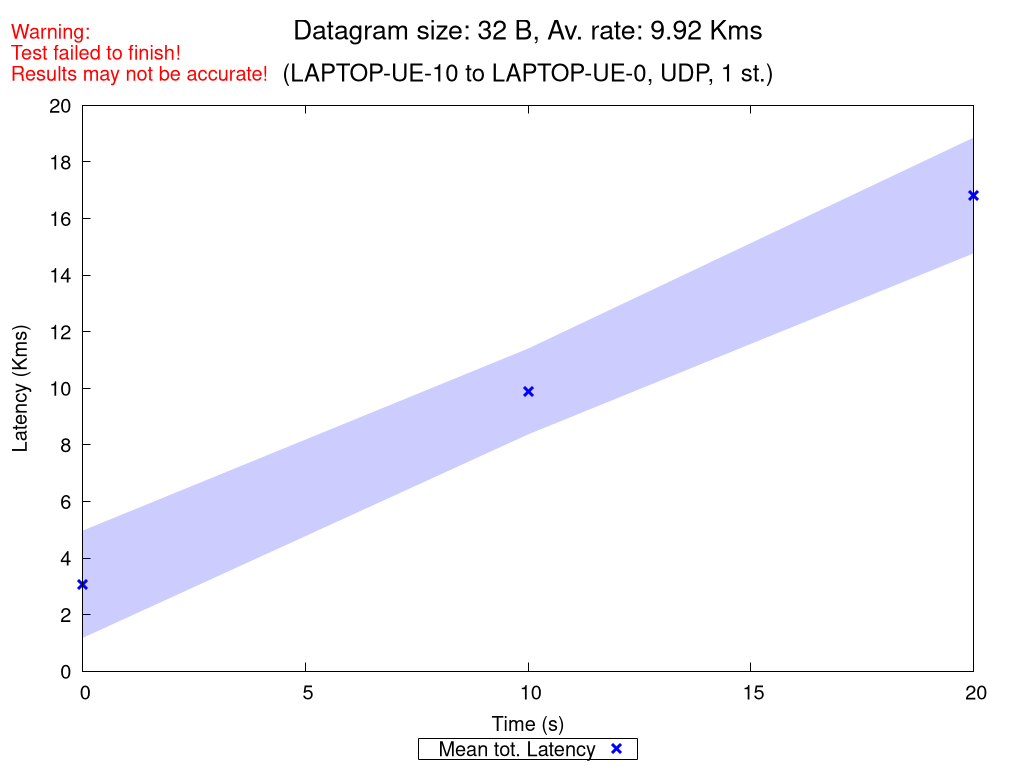

Generate this figure with gnuplot:
set terminal pngcairo nocrop enhanced size 1024,768 font "Verdana,15"
set output "UDP_1_st_2020_11_05_14-59-02_two2one_00032B.png"

set title "{/=20 Datagram size: 32 B, Av. rate: 9.92 Kms}\n\n{/=18 (LAPTOP-UE-10 to LAPTOP-UE-0, UDP, 1 st.)}"
set label "Warning:\nTest failed to finish!\nResults may not be accurate!" at screen 0.01, screen 0.96 tc rgb "red"

set xlabel "Time (s)"
set ylabel "Latency (Kms)"
set ytics nomirror
set key bmargin center horizontal box samplen 1 width -1
set bmargin 4.6
set rmargin 4.5

rf = 1000.0  # rate factor
set style fill transparent solid 0.2 noborder
set autoscale xfix
plot "UDP_1_st_2020_11_05_14-59-02_two2one_00032B_iperf_processed.dat" using 1:($2/rf-$3/rf):($2/rf+$3/rf) with filledcurves lc rgb "blue" notitle, \
     "" using 1:($2/rf) with points pt 2 ps 1.5 lw 3 lc rgb "blue" title "Mean tot. Latency", \
